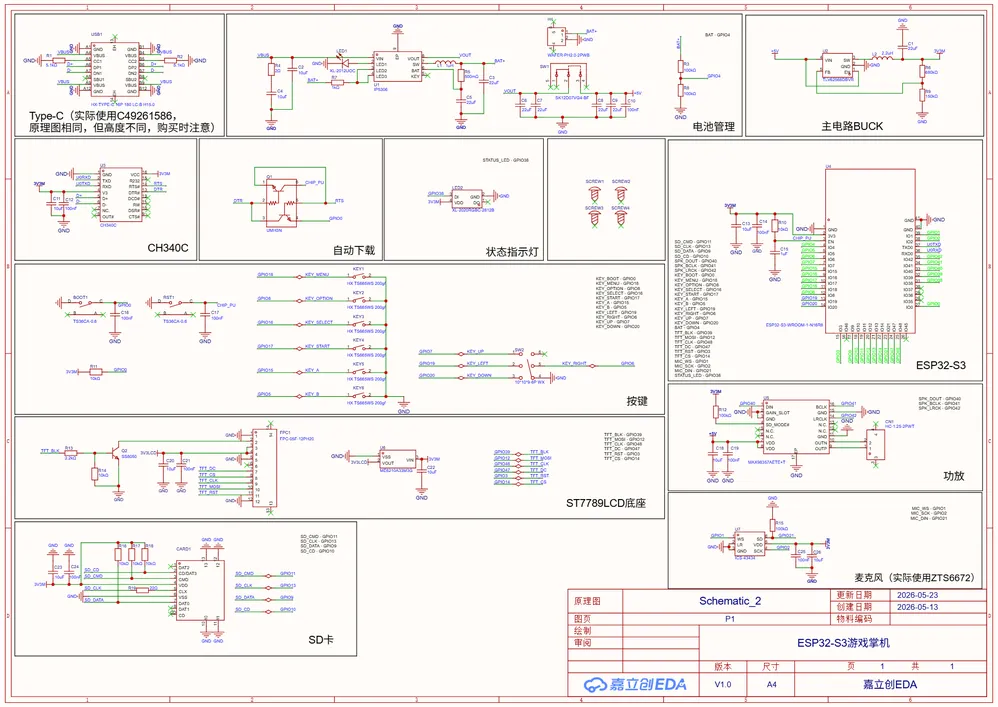
#> input picture hardware/reference/oshwhub-project_jofcnupz/epro2-ditto/IMAGE/37ede0567986c0f5.webp, 998 x 707 px, shrunk from 1920 x 1360 before the run
$ python convert_launcher_cover.py ../hardware/reference/oshwhub-project_jofcnupz/epro2-ditto/IMAGE/37ede0567986c0f5.webp out.png --width 100 --height 100 --threshold 100
#> lines starting #> are read from the running program, lines starting #| are printed output that depends on the picture
#!/usr/bin/env python3
"""Convert a Launcher cover master PNG directly to a target-size 1-bit PBM."""

from __future__ import annotations

import argparse
import sys
from pathlib import Path

from PIL import Image, ImageOps


def converted_pixels(source: Path, width: int, height: int, threshold: int) -> list[int]:
    with Image.open(source) as image:
        grayscale = image.convert("L")
        fitted = ImageOps.fit(
            grayscale,
            (width, height),
            method=Image.Resampling.LANCZOS,
            centering=(0.5, 0.5),
        )
        return [
            1 if value < threshold else 0
            for value in fitted.getdata()
        ]


def read_pbm_pixels(path: Path) -> tuple[tuple[int, int], list[int]]:
    with Image.open(path) as image:
        monochrome = image.convert("1")
        return monochrome.size, [
            1 if value == 0 else 0
            for value in monochrome.getdata()
        ]


def pbm_text(
    source: Path, width: int, height: int, threshold: int, pixels: list[int]
) -> str:
    rows = []
    for y in range(height):
        start = y * width
        rows.append(" ".join(str(value) for value in pixels[start : start + width]))
    return (
        "P1\n"
        f"# Direct LANCZOS fit from {source.name}; {width}x{height}; "
        f"grayscale threshold {threshold}/255\n"
        f"{width} {height}\n"
        + "\n".join(rows)
        + "\n"
    )


def main() -> int:
    parser = argparse.ArgumentParser(description=__doc__)
    parser.add_argument("source", type=Path)
    parser.add_argument("output", type=Path)
    parser.add_argument("--width", required=True, type=int)
    parser.add_argument("--height", required=True, type=int)
    parser.add_argument("--threshold", required=True, type=int)
    parser.add_argument("--check", action="store_true")
    args = parser.parse_args()

    if args.width <= 0 or args.height <= 0:
        parser.error("width and height must be positive")
    if not 1 <= args.threshold <= 255:
        parser.error("threshold must be in [1, 255]")

    expected = converted_pixels(
        args.source, args.width, args.height, args.threshold
    )
#> in converted_pixels, image is the input picture: PIL image 998x707 RGB; mean R, G, B 243.9, 240, 237.4
#> in converted_pixels, `grayscale = image.convert("L")`:
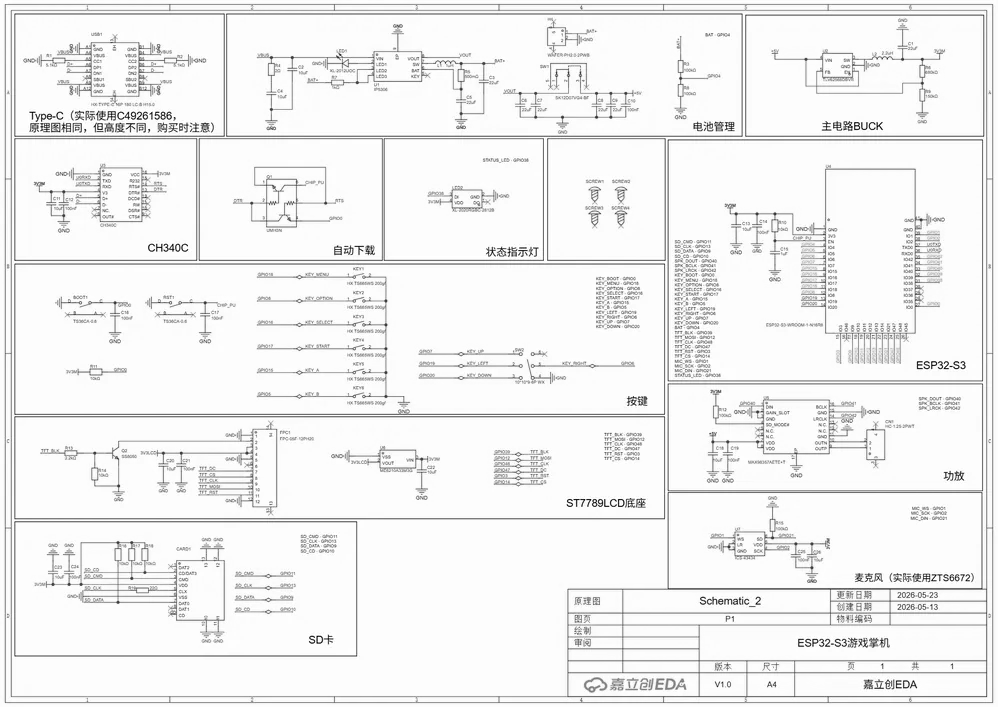
#> grayscale: PIL image 998x707 L; min 0, max 255, mean 241.1
#> in converted_pixels, `fitted = ImageOps.fit( grayscale, (width, height), method=Image.Resamp..`:
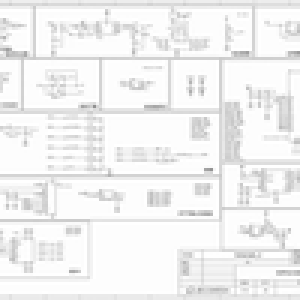
#> fitted: PIL image 100x100 L (shown 3 times larger); min 145, max 255, mean 241.6
#> expected = 10000 values from 0 to 0
    if args.check:
        if not args.output.exists():
            print(f"missing generated asset: {args.output}", file=sys.stderr)
            return 1
        actual_size, actual = read_pbm_pixels(args.output)
        expected_size = (args.width, args.height)
        if actual_size != expected_size:
            print(
                f"size mismatch for {args.output}: {actual_size} != {expected_size}",
                file=sys.stderr,
            )
            return 1
        differing = sum(left != right for left, right in zip(expected, actual))
        if differing:
            print(
                f"pixel mismatch for {args.output}: {differing} pixels differ from "
                f"direct conversion of {args.source}",
                file=sys.stderr,
            )
            return 1
        return 0

    args.output.parent.mkdir(parents=True, exist_ok=True)
    args.output.write_text(
        pbm_text(args.source, args.width, args.height, args.threshold, expected),
        encoding="ascii",
    )
#> after the loop in pbm_text, `for y in range(height):`: rows = 100 items
    return 0


if __name__ == "__main__":
    raise SystemExit(main())
#> (the program exits here)
